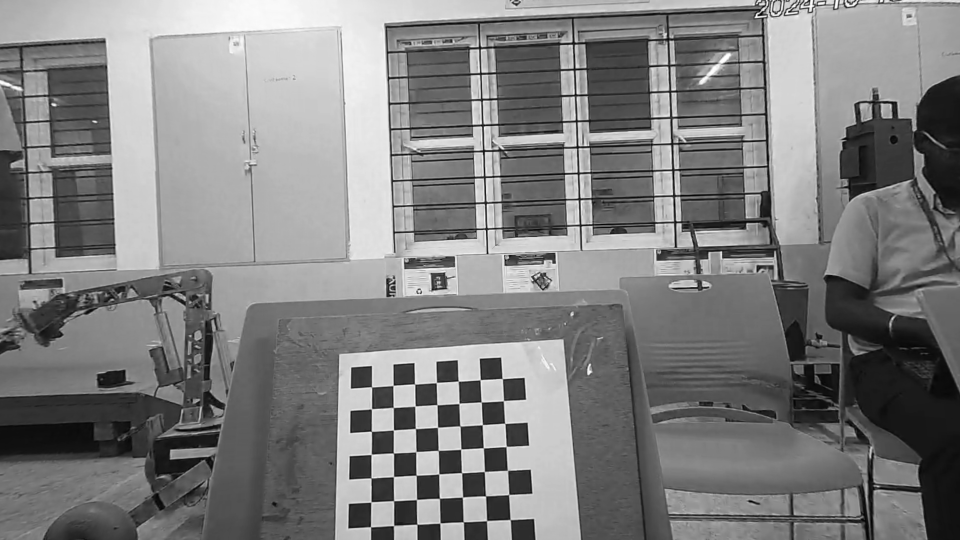
#> input picture test_rectified_right.png, 1920 x 1080 px, given in place of the camera (shown at 1/2 size)
$ python stereo_vision.py   (older library calls are emulated)
#> lines starting #> are read from the running program, lines starting #| are printed output that depends on the picture; after the words box and inside, x2 and y2 are one past the last pixel; in counts of white or black regions, pixels touching at a corner belong together
import cv2
import numpy as np

# Load the saved stereo calibration data
calib_data = np.load('stereo_calib.npz')
#> (reads stereo_calib.npz from the repository)
cameraMatrixL = calib_data['cameraMatrixL']
distCoeffsL = calib_data['distCoeffsL']
cameraMatrixR = calib_data['cameraMatrixR']
distCoeffsR = calib_data['distCoeffsR']
R = calib_data['R']
T = calib_data['T']
R1 = calib_data['R1']
R2 = calib_data['R2']
P1 = calib_data['P1']
P2 = calib_data['P2']
Q = calib_data['Q']

# Open video streams for the two cameras (camera 0 and camera 1)
capL = cv2.VideoCapture(0)  # Left camera
capR = cv2.VideoCapture(1)  # Right camera

# Set resolution for both cameras (optional)
frame_width = 640
frame_height = 480
capL.set(cv2.CAP_PROP_FRAME_WIDTH, frame_width)
capL.set(cv2.CAP_PROP_FRAME_HEIGHT, frame_height)
capR.set(cv2.CAP_PROP_FRAME_WIDTH, frame_width)
capR.set(cv2.CAP_PROP_FRAME_HEIGHT, frame_height)

# StereoSGBM Parameters
min_disparity = 0
num_disparities = 16 * 5  # Must be divisible by 16
block_size = 5  # Odd number

# Create StereoSGBM object
stereo = cv2.StereoSGBM_create(
    minDisparity=min_disparity,
    numDisparities=num_disparities,
    blockSize=block_size,
    P1=8 * 3 * block_size ** 2,
    P2=32 * 3 * block_size ** 2,
    disp12MaxDiff=1,
    uniquenessRatio=15,
    speckleWindowSize=50,
    speckleRange=2,
    preFilterCap=63,
    mode=cv2.STEREO_SGBM_MODE_SGBM_3WAY
)

while capL.isOpened() and capR.isOpened():
    retL, frameL = capL.read()  # Capture frame from the left camera
#> frameL is the input picture: shape (1080, 1920, 3); min 0, max 255, mean 126.9
    retR, frameR = capR.read()  # Capture frame from the right camera

    if not retL or not retR:
        print("Error capturing frames from cameras")
        break

    # Convert frames to grayscale
    grayL = cv2.cvtColor(frameL, cv2.COLOR_BGR2GRAY)
    grayR = cv2.cvtColor(frameR, cv2.COLOR_BGR2GRAY)

    # Get frame dimensions
    h, w = grayL.shape[:2]
#> h = 1080; w = 1920

    # Rectify the images
    mapL1, mapL2 = cv2.initUndistortRectifyMap(cameraMatrixL, distCoeffsL, R1, P1, (w, h), cv2.CV_16SC2)
    mapR1, mapR2 = cv2.initUndistortRectifyMap(cameraMatrixR, distCoeffsR, R2, P2, (w, h), cv2.CV_16SC2)

    rectifiedL = cv2.remap(grayL, mapL1, mapL2, cv2.INTER_LINEAR)
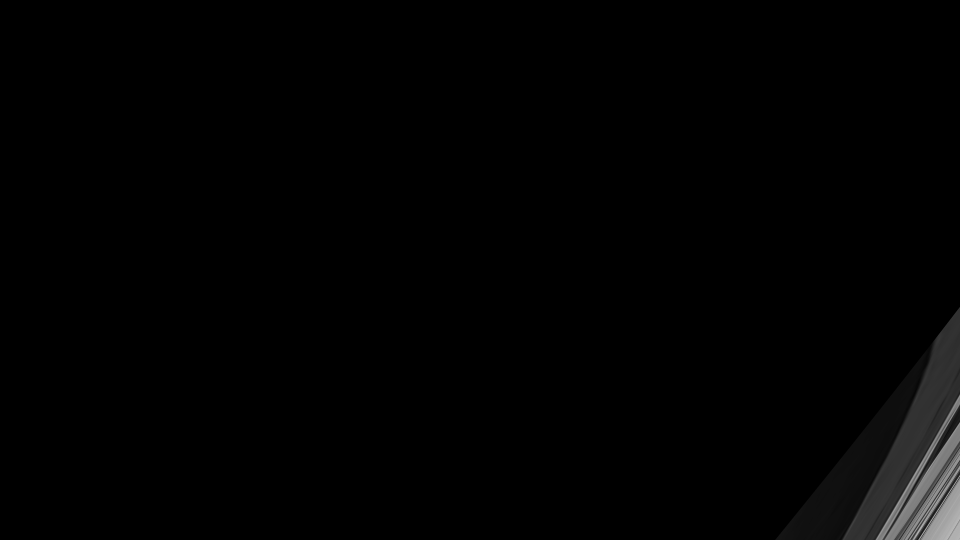
#> rectifiedL: shape (1080, 1920) (shown at 1/2 size); min 0, max 233, mean 2.3
    rectifiedR = cv2.remap(grayR, mapR1, mapR2, cv2.INTER_LINEAR)
#> rectifiedR: shape (1080, 1920); every value is 0

    # Compute disparity map
    disparity_map = stereo.compute(rectifiedL, rectifiedR).astype(np.float32) / 16.0
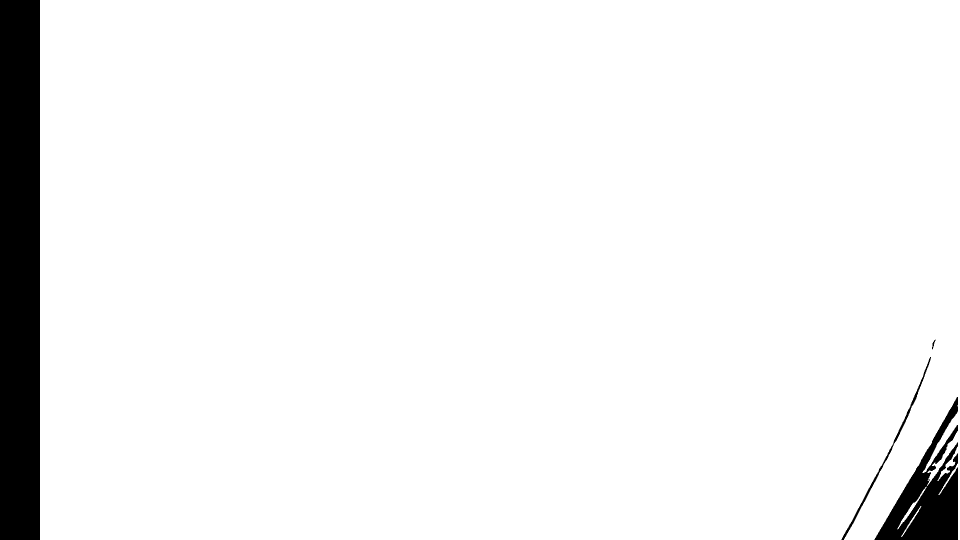
#> disparity_map: shape (1080, 1920) float32 (shown at 1/2 size); values -1 (black) and 0 (white), 94.8% white; 4 black regions, box (x1, y1, x2, y2) and area: (0, 0, 80, 1080) 86400, (1749, 794, 1916, 1080) 20156, (1683, 714, 1862, 1080) 1626, (1864, 679, 1871, 699) 50

    # Normalize disparity map for display
    disp_display = (disparity_map - min_disparity) / num_disparities
    disp_display = cv2.normalize(disp_display, None, alpha=0, beta=255, norm_type=cv2.NORM_MINMAX).astype(np.uint8)

    # Display rectified images and disparity map
    cv2.imshow('Rectified Left', rectifiedL)
    cv2.imshow('Rectified Right', rectifiedR)
    cv2.imshow('Disparity Map', disp_display)

    # Reproject disparity to 3D space using the Q matrix
    points_3D = cv2.reprojectImageTo3D(disparity_map, Q)
#> points_3D: shape (1080, 1920, 3) float32; 94.78% of the values are NaN or infinite; the others: min -223110.5, max 115157.2, mean -46144.7

    # Mask out points where disparity is less than or equal to 0
    mask_map = disparity_map > disparity_map.min()

    # Extract valid 3D points
    output_points = points_3D[mask_map]

    # Optional: Exit on pressing 'q'
    if cv2.waitKey(1) & 0xFF == ord('q'):
#> (key q is pressed here)
        break

# Release video captures and close windows
capL.release()
capR.release()
cv2.destroyAllWindows()
